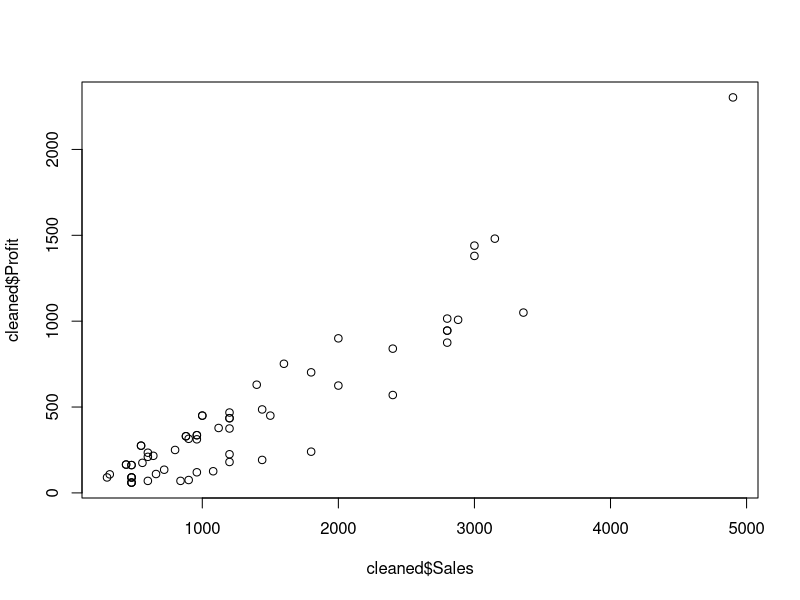
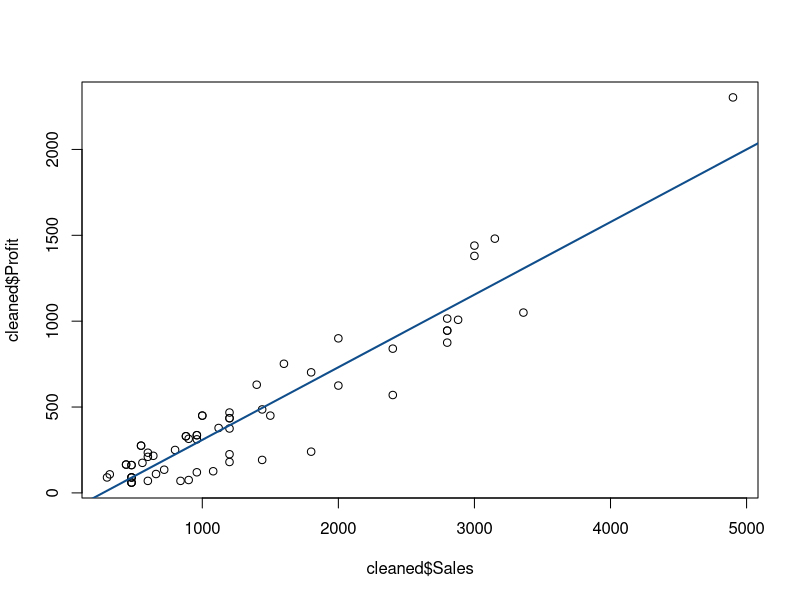
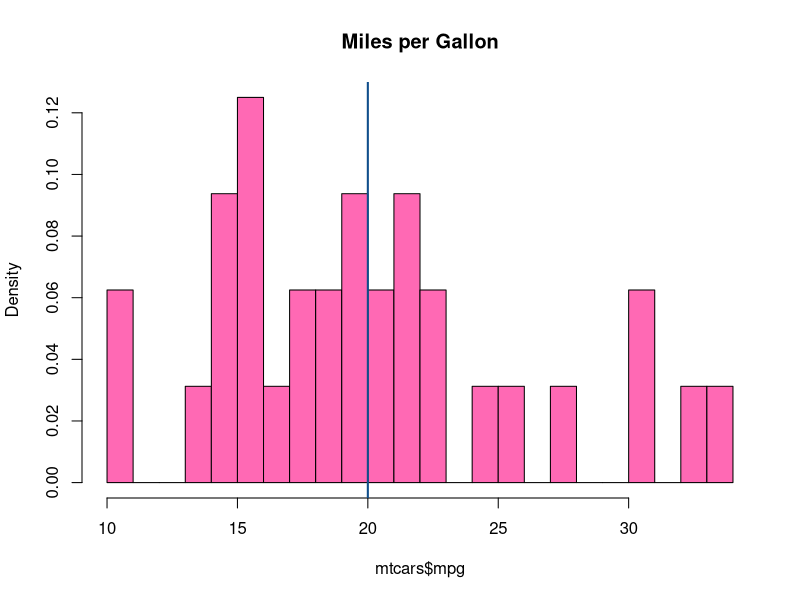
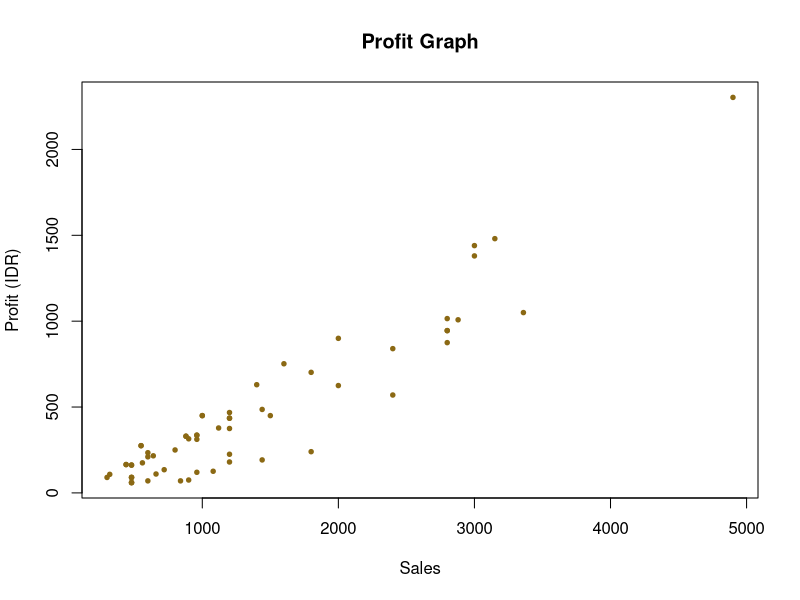
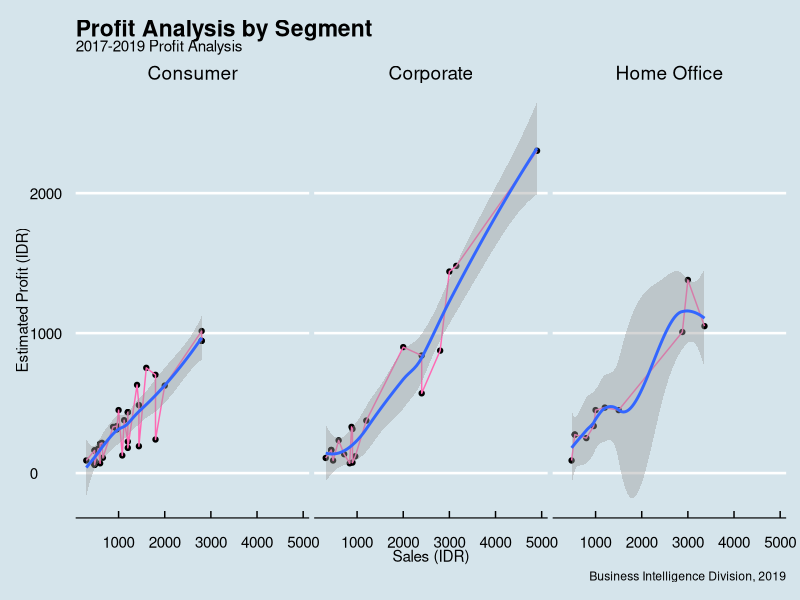
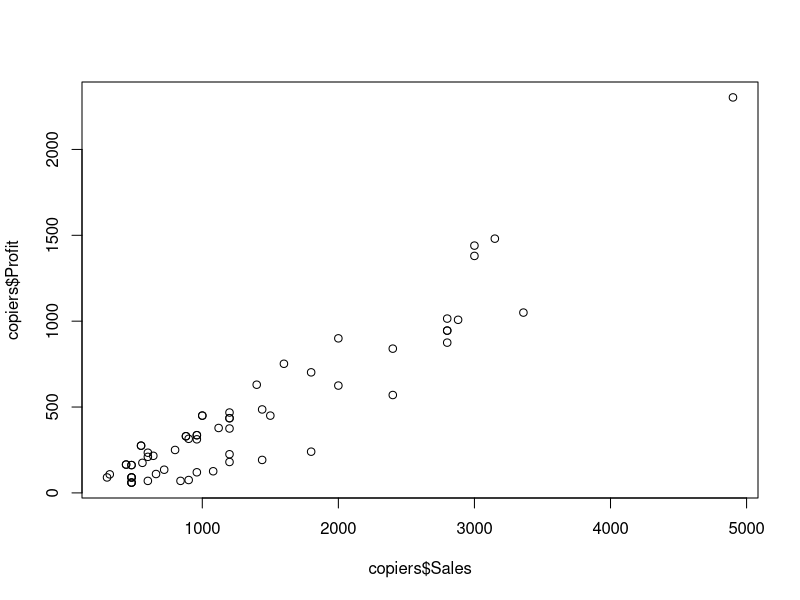

Source code (R) for these figures, in order: (Note: this script raises an error after producing the figures.)
## ---- chunk 1
knitr::opts_chunk$set(cache=TRUE)
options(scipen = 9999)
rm(list=ls())
## ---- chunk 2

## ---- chunk 3
attendance <- c(TRUE, T, FALSE, TRUE, 1, FALSE)

class(attendance)
print(attendance)
## ---- chunk 4
as.logical(c(TRUE, T, FALSE, TRUE, 1, FALSE))
## ---- chunk 5
attendance <- c(1, TRUE, 1, "TRUE")
print(attendance)
## ---- chunk 6
copiers <- read.csv("data_input/copiers.csv")
head(copiers, 3)
## ---- chunk 7
x <- 3

# if its jakarta data, move timezone by 1
# x <- x + 1

print(x)
## ---- chunk 8
# str = structure
str(copiers) 
## ---- chunk 9
summary(copiers)
## ---- chunk 10
summary(copiers$Ship.Mode)
table(copiers$Ship.Mode)
## ---- chunk 11
median(copiers$Sales)
## ---- chunk 12
table1 <- table("Shipment Mode"=copiers$Ship.Mode, "Customer"=copiers$Segment)
table1
## ---- chunk 13
prop.table(table1) * 100
## ---- chunk 14
summary(copiers$Segment)
## ---- chunk 15
copiers[c(6,8:10), c("Order.ID", "Quantity", "Profit")]
## ---- chunk 16
mean(copiers[,"Sales"])
## ---- chunk 17
mean(copiers$Sales)
## ---- chunk 18
copiers[copiers$Profit > 1000, c("Sales", "Profit", "Order.ID")]
## ---- chunk 19
corporate <- copiers[copiers$Segment == "Corporate", ]
mean(corporate$Profit)
## ---- chunk 20
corporate <- copiers[copiers$Segment == "Consumer", ]
mean(corporate$Profit)
## ---- chunk 21
colnames(copiers)
## ---- chunk 22
today <- "98/20/11"
today <- as.Date(today, format="%Y/%d/%m") 

print(today)
class(today)
## ---- chunk 23
copiers <- read.csv("data_input/copiers.csv")
cleaned <- copiers[,3:15]
cleaned$Product.Name <- as.character(cleaned$Product.Name)
cleaned$Product.ID <- as.character(cleaned$Product.ID)
cleaned$Customer.ID <- as.character(cleaned$Customer.ID)
cleaned$Order.Date <- as.Date(cleaned$Order.Date, format="%m/%d/%y")
cleaned$Ship.Date <- as.Date(cleaned$Ship.Date, format="%m/%d/%y")
cleaned$DOW <- weekdays(cleaned$Order.Date)
str(cleaned)
## ---- chunk 24
write.csv(cleaned, "processed.csv")
## ---- chunk 25
corporate <- cleaned[cleaned$Segment == 'Corporate', ]
mean(corporate$Sales)
## ---- chunk 26
mean(cleaned[cleaned$Ship.Mode == "First Class", "Profit"])
## ---- chunk 27
corporate <- cleaned[cleaned$Segment == 'Corporate',] 
round(prop.table(table(corporate$Ship.Mode)) * 100, 2)
## ---- chunk 28
corporate <- cleaned[cleaned$Segment == 'Corporate',] 
nrow(corporate[corporate$Ship.Mode == "First Class", ])/nrow(corporate) * 100
## ---- chunk 29
nrow(cleaned[ cleaned$Ship.Mode != 'Same Day', ])
## ---- chunk 30
table(cleaned[cleaned$Profit > 1000,"Segment"])
## ---- chunk 31
output <- aggregate(Profit ~ Ship.Mode + Segment, data=cleaned, FUN=mean)
head(output, 7)
## ---- chunk 32
output[order(output$Profit, decreasing = TRUE), ]
## ---- chunk 33
plot(x=cleaned$Sales, y=cleaned$Profit)
## ---- chunk 34
model1 <- lm(formula=Profit ~ Sales, data=cleaned)
coef(model1) # coefficients
## ---- chunk 35
newstock <- data.frame(Sales=c(3000, 2600, 1900, 3200))
predict(model1, newstock, interval = "confidence")
## ---- chunk 36
plot(x=cleaned$Sales, y=cleaned$Profit)
abline(coef(model1)[1], coef(model1)[2], col="dodgerblue4", lwd=2)
## ---- chunk 37
cleaned$DOW <- weekdays(cleaned$Order.Date)
table(cleaned$DOW)
## ---- chunk 38
fuelmodel <- lm(hp ~ mpg + wt, mtcars)
coef(fuelmodel)
## ---- chunk 39
predict(fuelmodel, data.frame(mpg=20, wt=3.4))
## ---- chunk 40
hist(mtcars$mpg, 
     breaks = 30, 
     freq = FALSE, 
     col="hotpink", main="Miles per Gallon")

abline(v=20, lwd=2, col="dodgerblue4")
## ---- chunk 41
plot(cleaned$Sales, 
     cleaned$Profit,
     col="goldenrod4", 
     pch=19,
     cex=0.6,
     xlab="Sales", 
     ylab="Profit (IDR)", 
     main="Profit Graph"
     )
## ---- chunk 42
library(ggplot2)
library(ggthemes)

ggplot(data=cleaned, aes(x=Sales, y=Profit))+
  geom_point() +
  geom_line(col="hotpink") + 
  geom_smooth(method='loess') +
  facet_wrap(~Segment) +
  labs(
    x='Sales (IDR)', 
    y='Estimated Profit (IDR)',
    title = 'Profit Analysis by Segment',
    subtitle = '2017-2019 Profit Analysis',
    caption = 'Business Intelligence Division, 2019'
  ) +
  theme_economist()
## ---- chunk 43
cond1 <- cleaned$Order.Date > as.Date("2016-12-31")
cond2 <- cleaned$Order.Date < as.Date("2017-07-01")

sum(cleaned[cond1 & cond2, "Profit"])
## ---- chunk 44
cleaned$Order.DOW <- weekdays(cleaned$Order.Date)
cleaned$Order.Month <- months(cleaned$Order.Date)
head(cleaned)
## ---- chunk 45
table(cleaned$Order.Month, cleaned$Order.DOW)
## ---- chunk 46
str(copiers)
## ---- chunk 47
# This is a comment
getwd()
# setwd(...)
## ---- chunk 48
activity <- "Programming"
activity == "programming"
print(paste(activity, "is one of the most therapeutic activity."))

# Object 'Activity' don't exist!
# print(Activity) will not work
## ---- chunk 49
vector1 <- c("learning", "data", "science", "in", 2019)
class(vector1)

vector2 <- c(1, FALSE, FALSE, 0)
class(vector2)
## ---- chunk 50
vector1
## ---- chunk 51
# your code here:

## ---- chunk 52
# Your code here:

## ---- chunk 53
# Your code here:

## ---- chunk 54
# Your code here

## ---- chunk 55
# Your code here:

## ---- chunk 56
# character
tempo <- c("Algoritma", "Thailand", "e-Commerce", "Bangkok")
# numeric
tempo <- c(-1, 1, 2, 3/4, 0.5)
# integer
tempo <- c(1L, 2L)
# integer
tempo <- 5:8
# logical
tempo <- c(TRUE, TRUE, FALSE)
## ---- chunk 57
categories <- factor(c("OfficeSupplies", "Computers", "Packaging", "Machinery", "Building"))
categories # levels are sorted alphabetically unless through the levels argument
## ---- chunk 58
copiers <- read.csv("data_input/copiers.csv")
head(copiers)
## ---- chunk 59
str(copiers)
## ---- chunk 60
head(copiers$Segment, 10)
## ---- chunk 61
copiers <- read.csv("data_input/copiers.csv")
copiers$Order.ID <- as.character(copiers$Order.ID)
copiers$Product.Name <- as.character(copiers$Product.Name)
copiers$Order.Date <- as.Date(copiers$Order.Date, format="%m/%d/%y")
str(copiers)
## ---- chunk 62
plot(x=copiers$Sales, y=copiers$Profit)
## ---- chunk 63
plot(x=copiers$Ship.Mode, y=copiers$Sales)
## ---- chunk 64
plot(copiers$Profit, type="l")
## ---- chunk 65
plot(x=copiers$Sales, 
     y=copiers$Profit, 
     col=copiers$Segment,
     pch=19)

legend("bottomright", legend=levels(copiers$Segment), fill=1:3)
## ---- chunk 66
# Practice with code here



## ---- chunk 67
realestate <- read.csv("data_input/realestate.csv")
head(realestate)
## ---- chunk 68
plot(copiers$Sales, copiers$Profit)
## ---- chunk 69
estimator <- lm(formula = Profit~Sales, data=copiers)
## ---- chunk 70
estimator$coefficients
## ---- chunk 71
plot(x=copiers$Sales, y=copiers$Profit)
# abline(-114.0625136, 0.4228588)
abline(estimator$coefficients[1],estimator$coefficients[2])
## ---- chunk 72
summary(estimator)
## ---- chunk 73
summary(estimator$residuals)
## ---- chunk 74
summary(estimator)[[4]]
-114.0625136/32.62742800
## ---- chunk 75
summary(estimator)[[4]]
## ---- chunk 76
summary(estimator)
## ---- chunk 77
-114.06251 + 0.42286 * 3000
## ---- chunk 78
# assuming we want to estimagte the profit on 4 different transactions, at varying level of price point
transaction_today <- data.frame(Sales=c(1000,500,700,3000))
## ---- chunk 79
predict(estimator,transaction_today)
## ---- chunk 80
estimator <- lm(Profit ~ Sales, copiers)
summary(estimator)$r.squared
## ---- chunk 81
predict <- predict(estimator)
actual <- copiers$Profit
r2 <- 1 - ( sum((actual-predict)^2)/sum((actual-mean(actual))^2) )
r2
## ---- chunk 82
sum((actual-predict)^2)
sum(resid(estimator)^2)
